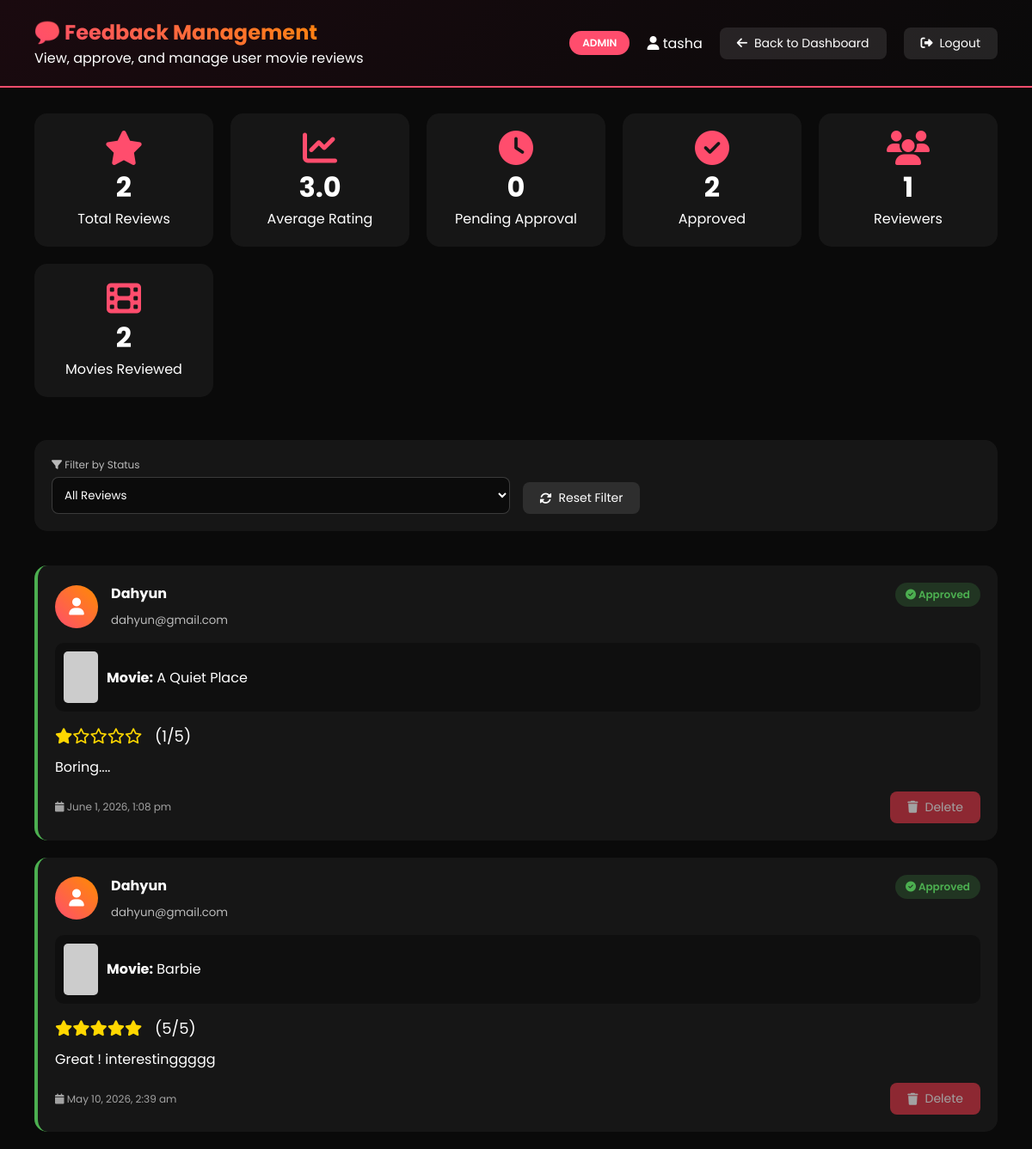
The app's page /feedback_management.php (signed in) with its own data.
### tables this page shows
CREATE TABLE `movie_feedback` (
  `feedback_id` int(11) NOT NULL,
  `movie_id` int(11) NOT NULL,
  `user_id` int(11) NOT NULL,
  `rating` int(11) DEFAULT NULL CHECK (`rating` >= 1 and `rating` <= 5),
  `comment` text DEFAULT NULL,
  `created_at` timestamp NOT NULL DEFAULT current_timestamp(),
  `updated_at` timestamp NOT NULL DEFAULT current_timestamp() ON UPDATE current_timestamp(),
  `status` varchar(20) DEFAULT 'pending'
);

CREATE TABLE `users` (
  `user_id` int(11) NOT NULL,
  `username` varchar(50) DEFAULT NULL,
  `email` varchar(100) DEFAULT NULL,
  `password` varchar(50) DEFAULT NULL,
  `role` enum('user','staff','admin') DEFAULT 'user',
  `early_access` tinyint(1) DEFAULT 0,
  `early_access_days` int(11) DEFAULT NULL
);

CREATE TABLE `movies` (
  `movie_id` int(11) NOT NULL,
  `title` varchar(255) NOT NULL,
  `description` text DEFAULT NULL,
  `genre` varchar(100) DEFAULT NULL,
  `duration` int(11) DEFAULT NULL,
  `rating` varchar(10) DEFAULT NULL,
  `release_date` date DEFAULT NULL,
  `poster` varchar(255) DEFAULT NULL,
  `status` varchar(20) DEFAULT NULL,
  `price` decimal(6,2) DEFAULT NULL,
  `published_at` datetime DEFAULT NULL,
  `coming_soon_date` datetime DEFAULT NULL,
  `updated_by` int(11) DEFAULT NULL
);

### feedback_management.php (the view, shortened to what this page needs)
<?php
include 'db.php';
$username = $_SESSION['username'];
$role = $_SESSION['role'];
$conn->query("ALTER TABLE movie_feedback ADD COLUMN IF NOT EXISTS status VARCHAR(20) DEFAULT 'pending'");
$status_filter = $_GET['status'] ?? 'all';
if ($status_filter !== 'all') {
    $feedback_sql = "SELECT mf.*, u.username, u.email, mo.title as movie_title, mo.poster
                     FROM movie_feedback mf
                     JOIN users u ON mf.user_id = u.user_id
                     JOIN movies mo ON mf.movie_id = mo.movie_id
                     WHERE mf.status = ?
                     ORDER BY mf.created_at DESC";
    $stmt = $conn->prepare($feedback_sql);
    $stmt->bind_param("s", $status_filter);
    $stmt->execute();
    $feedback_result = $stmt->get_result();
} else {
    $feedback_sql = "SELECT mf.*, u.username, u.email, mo.title as movie_title, mo.poster
                     FROM movie_feedback mf
                     JOIN users u ON mf.user_id = u.user_id
                     JOIN movies mo ON mf.movie_id = mo.movie_id
                     ORDER BY mf.created_at DESC";
    $feedback_result = $conn->query($feedback_sql);
}
$feedbacks = $feedback_result->fetch_all(MYSQLI_ASSOC);
$stats_sql = "SELECT
                COUNT(*) as total_reviews,
                AVG(rating) as avg_rating,
                COUNT(DISTINCT user_id) as unique_reviewers,
                COUNT(DISTINCT movie_id) as movies_reviewed,
                COUNT(CASE WHEN status = 'pending' THEN 1 END) as pending_reviews,
                COUNT(CASE WHEN status = 'approved' THEN 1 END) as approved_reviews
              FROM movie_feedback";
$stats_result = $conn->query($stats_sql);
$stats = $stats_result->fetch_assoc();
?>
<!DOCTYPE html>
<html lang="en">
<head>
    <link rel="stylesheet" href="https://cdnjs.cloudflare.com/ajax/libs/font-awesome/6.4.0/css/all.min.css">
</head>
<body>
    <div class="staff-header">
        <div class="logo">
            <h1>💬 Feedback Management</h1>
            <p>View, approve, and manage user movie reviews</p>
        </div>
        <div class="user-info">
            <span class="staff-badge"><?php echo strtoupper($role); ?></span>
            <span><i class="fas fa-user"></i> <?php echo htmlspecialchars($username); ?></span>
            <a href="staff_homepage.php" class="btn btn-secondary"><i class="fas fa-arrow-left"></i> Back to Dashboard</a>
            <a href="logout.php" class="btn btn-secondary"><i class="fas fa-sign-out-alt"></i> Logout</a>
        </div>
    </div>
    <div class="stats-container">
        <div class="stat-card">
            <i class="fas fa-star"></i>
            <div class="number"><?php echo $stats['total_reviews']; ?></div>
            <div>Total Reviews</div>
        </div>
        <div class="stat-card">
            <i class="fas fa-chart-line"></i>
            <div class="number"><?php echo number_format($stats['avg_rating'], 1); ?></div>
            <div>Average Rating</div>
        </div>
        <div class="stat-card">
            <i class="fas fa-clock"></i>
            <div class="number"><?php echo $stats['pending_reviews']; ?></div>
            <div>Pending Approval</div>
        </div>
        <div class="stat-card">
            <i class="fas fa-check-circle"></i>
            <div class="number"><?php echo $stats['approved_reviews']; ?></div>
            <div>Approved</div>
        </div>
        <div class="stat-card">
            <i class="fas fa-users"></i>
            <div class="number"><?php echo $stats['unique_reviewers']; ?></div>
            <div>Reviewers</div>
        </div>
        <div class="stat-card">
            <i class="fas fa-film"></i>
            <div class="number"><?php echo $stats['movies_reviewed']; ?></div>
            <div>Movies Reviewed</div>
        </div>
    </div>
    <div class="filter-container">
        <div class="filter-box">
            <div class="filter-group">
                <label><i class="fas fa-filter"></i> Filter by Status</label>
                <select name="status" id="statusFilter" onchange="window.location.href='?status='+this.value">
                    <option value="all" <?php echo $status_filter == 'all' ? 'selected' : ''; ?>>All Reviews</option>
                </select>
            </div>
            <div class="filter-group">
                <label>&nbsp;</label>
                <a href="feedback_management.php" class="btn btn-secondary">
                    <i class="fas fa-sync-alt"></i> Reset Filter
                </a>
            </div>
        </div>
    </div>
    <div class="feedback-section">
        <div class="feedback-grid">
            <?php if (count($feedbacks) > 0): ?>
                <?php foreach ($feedbacks as $feedback): ?>
                <div class="feedback-card <?php echo $feedback['status']; ?>">
                    <div class="feedback-header">
                        <div class="user-info-card">
                            <div class="user-avatar">
                                <i class="fas fa-user"></i>
                            </div>
                            <div class="user-details">
                                <h4><?php echo htmlspecialchars($feedback['username']); ?></h4>
                                <small><?php echo htmlspecialchars($feedback['email']); ?></small>
                            </div>
                        </div>
                        <div class="action-buttons">
                            <span class="status-badge <?php echo $feedback['status']; ?>">
                                <i class="fas <?php echo $feedback['status'] == 'pending' ? 'fa-clock' : 'fa-check-circle'; ?>"></i>
                                <?php echo ucfirst($feedback['status']); ?>
                            </span>
                        </div>
                    </div>
                    <div class="movie-info">
                        <img src="<?php echo htmlspecialchars($feedback['poster']); ?>"
                             onerror="this.src='https://via.placeholder.com/40x60'">
                        <div>
                            <strong>Movie:</strong> <?php echo htmlspecialchars($feedback['movie_title']); ?>
                        </div>
                    </div>
                    <div class="rating">
                        <?php
                        $rating = $feedback['rating'];
                        for ($i = 1; $i <= 5; $i++) {
                            if ($i <= $rating) {
                                echo '<i class="fas fa-star"></i>';
                            } elseif ($i - 0.5 <= $rating) {
                                echo '<i class="fas fa-star-half-alt"></i>';
                            } else {
                                echo '<i class="far fa-star"></i>';
                            }
                        }
                        ?>
                        <span style="color: white; margin-left: 10px;">(<?php echo $rating; ?>/5)</span>
                    </div>
                    <div class="comment">
                                        <?php echo nl2br(htmlspecialchars($feedback['comment'])); ?>
                    </div>
                    <div class="feedback-meta">
                        <span><i class="fas fa-calendar"></i> <?php echo date('F j, Y, g:i a', strtotime($feedback['created_at'])); ?></span>
                        <div class="action-buttons">
                            <a href="?delete=<?php echo $feedback['feedback_id']; ?>&status=<?php echo $status_filter; ?>"
                               class="btn btn-danger"
                               onclick="return confirm('Delete this feedback? This action cannot be undone.')">
                                <i class="fas fa-trash"></i> Delete
                            </a>
                        </div>
                    </div>
                </div>
                <?php endforeach; ?>
            <?php endif; ?>
        </div>
    </div>
</body>
</html>

### feedback_management.php (style rules this page uses)
* { margin: 0; padding: 0; box-sizing: border-box; }
body { font-family: 'Poppins', sans-serif; background: #0a0a0a; color: white; }
.staff-header { background: linear-gradient(135deg, #1a0a0f 0%, #0a0a0a 100%); padding: 20px 40px; border-bottom: 2px solid #ff4d6d; display: flex; justify-content: space-between; align-items: center; flex-wrap: wrap; gap: 20px; }
.logo h1 { font-size: 24px; background: linear-gradient(45deg, #ff4d6d, #ff8c00); -webkit-background-clip: text; -webkit-text-fill-color: transparent; }
.staff-badge { background: #ff4d6d; padding: 5px 15px; border-radius: 20px; font-size: 12px; font-weight: 600; }
.user-info { display: flex; align-items: center; gap: 20px; }
.btn { padding: 8px 20px; border-radius: 8px; text-decoration: none; transition: 0.3s; display: inline-flex; align-items: center; gap: 8px; border: none; cursor: pointer; font-family: 'Poppins', sans-serif; font-size: 14px; }
.btn-secondary { background: rgba(255,255,255,0.1); color: white; }
.btn-danger { background: #dc3545; color: white; }
.stats-container { display: grid; grid-template-columns: repeat(auto-fit, minmax(180px, 1fr)); gap: 20px; padding: 30px 40px; }
.stat-card { background: rgba(255,255,255,0.05); padding: 20px; border-radius: 15px; text-align: center; }
.stat-card i { font-size: 40px; color: #ff4d6d; }
.stat-card .number { font-size: 32px; font-weight: 700; }
.filter-container { padding: 20px 40px; }
.filter-box { background: rgba(255,255,255,0.05); border-radius: 15px; padding: 20px; display: flex; gap: 15px; flex-wrap: wrap; align-items: flex-end; }
.filter-group { flex: 1; min-width: 150px; }
.filter-group label { font-size: 12px; opacity: 0.7; display: block; margin-bottom: 5px; }
.filter-group select { width: 100%; padding: 10px; border-radius: 8px; border: 1px solid rgba(255,255,255,0.2); background: rgba(0,0,0,0.5); color: white; font-family: 'Poppins', sans-serif; }
.feedback-section { padding: 20px 40px; }
.feedback-grid { display: grid; gap: 20px; }
.feedback-card { background: rgba(255,255,255,0.05); border-radius: 15px; padding: 20px; transition: 0.3s; }
.feedback-card.approved { border-left: 4px solid #4CAF50; }
.feedback-header { display: flex; justify-content: space-between; align-items: start; margin-bottom: 15px; flex-wrap: wrap; gap: 10px; }
.user-info-card { display: flex; align-items: center; gap: 15px; }
.user-avatar { width: 50px; height: 50px; background: linear-gradient(45deg, #ff4d6d, #ff8c00); border-radius: 50%; display: flex; align-items: center; justify-content: center; font-size: 20px; }
.user-details h4 { margin-bottom: 5px; }
.user-details small { opacity: 0.7; }
.status-badge { display: inline-block; padding: 5px 12px; border-radius: 20px; font-size: 12px; font-weight: 600; }
.status-badge.approved { background: rgba(76, 175, 80, 0.2); color: #4CAF50; }
.movie-info { display: flex; align-items: center; gap: 10px; margin-bottom: 15px; padding: 10px; background: rgba(0,0,0,0.3); border-radius: 10px; }
.movie-info img { width: 40px; height: 60px; object-fit: cover; border-radius: 5px; }
.rating { color: #FFD700; font-size: 18px; margin-bottom: 10px; }
.comment { line-height: 1.6; margin-bottom: 15px; }
.feedback-meta { display: flex; justify-content: space-between; align-items: center; font-size: 12px; opacity: 0.6; flex-wrap: wrap; gap: 10px; }
.action-buttons { display: flex; gap: 10px; }

### records on screen
movie_feedback: user.username "Dahyun", user.email "dahyun@gmail.com", status "Approved", movie.title "A Quiet Place", rating "1", comment "Boring....", created_at "June 1, 2026, 1:08 pm"
movie_feedback: user.username "Dahyun", user.email "dahyun@gmail.com", status "Approved", movie.title "Barbie", rating "5", comment "Great ! interestinggggg", created_at "May 10, 2026, 2:39 am"

### other values on screen
$role "ADMIN"
$username "tasha"
$stats['total_reviews'] "2"
$stats['avg_rating'] "3.0"
$stats['pending_reviews'] "0"
$stats['approved_reviews'] "2"
$stats['unique_reviewers'] "1"
$stats['movies_reviewed'] "2"
